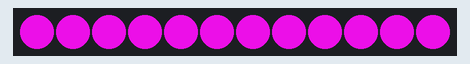
A sketch run on a simulated Arduino Uno, built with avr-gcc and run on an emulated ATmega328P. Parts: 12 RGB LEDs in strip order, left to right. Dim RGB values are drawn brighter than linear.

Above: at 0.39 s.
At 3.0 s:
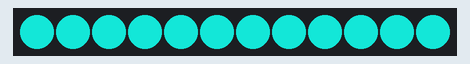
At 5.87 s:
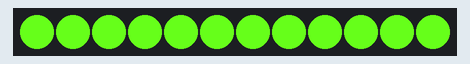
At 11.5 s:
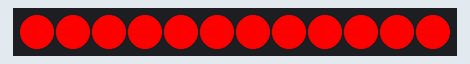
At 23.5 s:
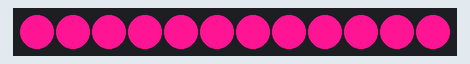
At 39.79 s:
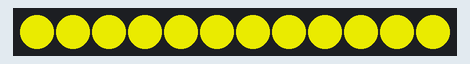

The sketch:

rgb_test.ino
```cpp
#include <Adafruit_NeoPixel.h>
#ifdef __AVR__
 #include <avr/power.h> // Required for 16 MHz Adafruit Trinket
#endif
float temperature;
int R, G, B;
Adafruit_NeoPixel pixels = Adafruit_NeoPixel(12, 25, NEO_GRB + NEO_KHZ800);

void update_RGB(){
  if(temperature>=-5.0 & temperature<0.0){
    R = map(temperature,-5.0,0,255,100);
    G = map(temperature,-5.0,0,20,0);
    B = map(temperature,-5.0,0,147,255);
  }else if(temperature>=0.0 & temperature<10.0){
    R = map(temperature,0.0,10.0,50,0);
    G = map(temperature,0.0,10.0,0,255);
    B = map(temperature,0.0,10.0,255,128);
  }else if(temperature>=10.0 & temperature<20.0){
    R = map(temperature,10.0,20.0,0,128);
    G = map(temperature,10.0,20.0,255,255);
    B = map(temperature,10.0,20.0,128,0);
  }else if(temperature>=20.0 & temperature<30.0){
    R = map(temperature,20.0,30.0,128,255);
    G = map(temperature,20.0,30.0,255,128);
    B = map(temperature,20.0,30.0,0,0);
  }else if(temperature>=30.0 & temperature<=40.0){
    R = map(temperature,30.0,40.0,255,255);
    G = map(temperature,30.0,40.0,128,0);
    B = map(temperature,30.0,40.0,0,0);
  }
}

void setup() {
  pixels.begin();
}

void loop() {
  temperature = -5.0;
  for(int i = -5; i<=40; i++){
    temperature=temperature+1.0;
    update_RGB();
    for(int n = 0; n <= 11; n++){
      pixels.setPixelColor(n,R,G,B);
    }
    pixels.show();
    delay(260);
  }
  temperature = 40.0;
  for(int i = 40; i>=-5; i--){
    temperature=temperature-1.0;
    update_RGB();
    for(int n = 0; n <= 11; n++){
      pixels.setPixelColor(n,R,G,B);
    }
    pixels.show();
    delay(260);
  }

}
```
